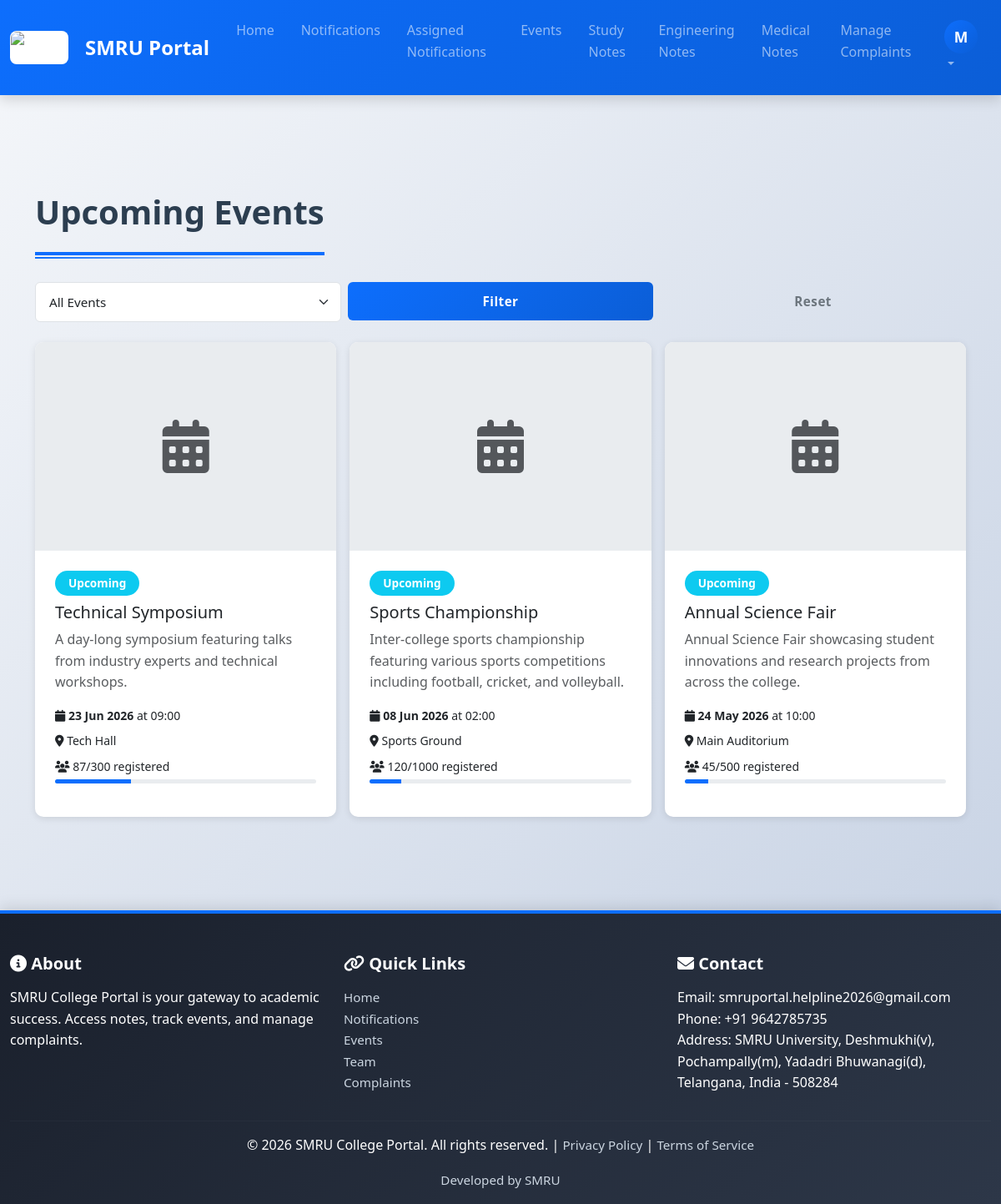
Screenshot of /events/ (signed in) with the database file from the repository.
### smru/models.py (models this page shows, shortened)
class Event(models.Model):
    STATUS_CHOICES = (
        ('upcoming', 'Upcoming'),
        ('ongoing', 'Ongoing'),
        ('completed', 'Completed'),
        ('cancelled', 'Cancelled'),
    )
    name = models.CharField(max_length=200)
    description = models.TextField()
    date = models.DateField()
    time = models.TimeField(blank=True, null=True)
    location = models.CharField(max_length=200)
    image = models.ImageField(upload_to='events/', blank=True, null=True)
    registration_link = models.URLField(blank=True, null=True)
    status = models.CharField(max_length=20, choices=STATUS_CHOICES, default='upcoming')
    capacity = models.IntegerField(blank=True, null=True)  # max participants
    registered_count = models.IntegerField(default=0)
    created_at = models.DateTimeField(auto_now_add=True)
    updated_at = models.DateTimeField(auto_now=True)
    class Meta:
        ordering = ['date']
        verbose_name_plural = 'Events'
        indexes = [
            models.Index(fields=['date']),
            models.Index(fields=['status']),
        ]

### smru/views.py (the view)
# urls.py: path('events/', views.events_view, name='events'),
def events_view(request):
    try:
        events = Event.objects.all().order_by('-date')
        status = request.GET.get('status')
        if status:
            events = events.filter(status=status)
        paginator = Paginator(events, 10)
        page_number = request.GET.get('page', 1)
        page_obj = paginator.get_page(page_number)
        return render(request, 'smru/events.html', {
            'events': page_obj,
            'paginator': paginator,
            'page_obj': page_obj,
            'current_status': status,
        })
    except Exception as e:
        logger.error(f"Error in events view: {str(e)}")
        return render(request, 'smru/events.html', {'error': 'Could not load events'})

### smru/templates/smru/events.html (shortened to what this page needs)
{% extends 'smru/base.html' %}
{% block content %}
<div class="container py-5">
    <h2 class="section-title">Upcoming Events</h2>
    <div class="row mb-4">
        <div class="col-12">
            <form method="get" class="row g-2">
                <div class="col-md-4">
                    <select name="status" class="form-select">
                        <option value="">All Events</option>
                    </select>
                </div>
                <div class="col-md-4">
                    <button type="submit" class="btn btn-primary w-100">Filter</button>
                </div>
                <div class="col-md-4">
                    <a href="{% url 'smru:events' %}" class="btn btn-outline-secondary w-100">Reset</a>
                </div>
            </form>
        </div>
    </div>
    {% if events %}
    <div class="row g-3">
        {% for event in events %}
        <div class="col-md-6 col-lg-4">
            <div class="card h-100">
                {% if event.image %}
                <img src="{{ event.image.url }}" class="card-img-top" alt="{{ event.name }}" style="height: 250px; object-fit: cover;">
                {% else %}
                <div style="height: 250px; background-color: #e9ecef; display: flex; align-items: center; justify-content: center;">
                    <i class="fas fa-calendar-alt fa-4x text-muted"></i>
                </div>
                {% endif %}
                <div class="card-body">
                    <div class="mb-2">
                        {% if event.status == 'upcoming' %}
                        <span class="badge bg-info">{{ event.get_status_display }}</span>
                        {% elif event.status == 'ongoing' %}
                        <span class="badge bg-primary">{{ event.get_status_display }}</span>
                        {% elif event.status == 'completed' %}
                        <span class="badge bg-success">{{ event.get_status_display }}</span>
                        {% elif event.status == 'cancelled' %}
                        <span class="badge bg-danger">{{ event.get_status_display }}</span>
                        {% else %}
                        <span class="badge bg-secondary">{{ event.get_status_display }}</span>
                        {% endif %}
                    </div>
                    <h5 class="card-title">{{ event.name }}</h5>
                    <p class="card-text text-muted">{{ event.description|truncatewords:15 }}</p>
                    <div class="event-details mb-3">
                        <small class="d-block mb-2">
                            <i class="fas fa-calendar"></i>
                            <strong>{{ event.date|date:"d M Y" }}</strong>
                            {% if event.time %}
                            at {{ event.time|time:"H:i" }}
                            {% endif %}
                        </small>
                        <small class="d-block mb-2">
                            <i class="fas fa-map-marker-alt"></i> {{ event.location }}
                        </small>
                        {% if event.capacity %}
                        <small class="d-block">
                            <i class="fas fa-users"></i>
                            {{ event.registered_count }}/{{ event.capacity }} registered
                            <div class="progress mt-1" style="height: 5px;">
                                <div class="progress-bar" style="width: {% widthratio event.registered_count event.capacity 100 %}%"></div>
                            </div>
                        </small>
                        {% endif %}
                    </div>
                </div>
            </div>
        </div>
        {% endfor %}
    </div>
    {% else %}
    <div class="alert alert-info text-center py-5">
        <i class="fas fa-calendar-times fa-3x mb-3"></i>
        <p class="lead">No events found for the selected filter.</p>
        <a href="{% url 'smru:events' %}" class="btn btn-primary mt-3">View All Events</a>
    </div>
    {% endif %}
</div>
{% endblock %}

### smru/templates/smru/base.html (shortened to what this page needs)
<!DOCTYPE html>
<html lang="en">
<head>
    <link href="https://cdn.jsdelivr.net/npm/bootstrap@5.3.2/dist/css/bootstrap.min.css" rel="stylesheet">
    <link href="https://cdnjs.cloudflare.com/ajax/libs/font-awesome/6.4.0/css/all.min.css" rel="stylesheet">
</head>
<body>
    {% if user.is_authenticated %}
    <nav class="navbar navbar-expand-lg navbar-dark sticky-top">
        <div class="container-fluid">
            <a class="navbar-brand" href="{% url 'smru:home' %}">
                <img src="https://yt3.googleusercontent.com/NbCLFD5gyhswvy4qGsI-2WhPBwQ_rpSIZ-ZDDVr1Pa_lQVucwiDgIeukAWmpbD9Y41G09L_oBw=s900-c-k-c0x00ffffff-no-rj" alt="SMRU Logo" class="brand-logo me-2">
                SMRU Portal
            </a>
            <div class="collapse navbar-collapse" id="navbarNav">
                <ul class="navbar-nav ms-auto">
                    <li class="nav-item"><a class="nav-link" href="{% url 'smru:home' %}">Home</a></li>
                    <li class="nav-item"><a class="nav-link" href="{% url 'smru:notifications' %}">Notifications</a></li>
                    {% if user.user_role and user.user_role.role in 'hod,chairman,principal,director,faculty,security,admin' %}
                    <li class="nav-item"><a class="nav-link" href="{% url 'smru:staff_notifications' %}">Assigned Notifications</a></li>
                    {% endif %}
                    <li class="nav-item"><a class="nav-link" href="{% url 'smru:events' %}">Events</a></li>
                    <li class="nav-item"><a class="nav-link" href="{% url 'smru:notes' %}">Study Notes</a></li>
                    <li class="nav-item"><a class="nav-link" href="{% url 'smru:engineering' %}">Engineering Notes</a></li>
                    <li class="nav-item"><a class="nav-link" href="{% url 'smru:medical' %}">Medical Notes</a></li>
                    {% if user.user_role and user.user_role.role in 'hod,chairman,principal,director,faculty,security,admin' %}
                    <li class="nav-item"><a class="nav-link" href="{% url 'smru:manage_complaints' %}">Manage Complaints</a></li>
                    {% else %}
                    <li class="nav-item"><a class="nav-link" href="{% url 'smru:complaints' %}">Complaints</a></li>
                    {% endif %}
                    <li class="nav-item dropdown">
                        <a class="nav-link dropdown-toggle" href="#" id="userDropdown" role="button" data-bs-toggle="dropdown">
                            {% if user.student_profile.profile_picture %}
                            <img src="{{ user.student_profile.profile_picture.url }}" alt="Profile" class="user-avatar">
                            {% else %}
                            <div class="user-avatar">{{ user.first_name|first|upper }}</div>
                            {% endif %}
                        </a>
                    </li>
                </ul>
            </div>
        </div>
    </nav>
    {% endif %}
    <main class="container-fluid">
        {% block content %}{% endblock %}
    </main>
    <footer>
        <div class="container-fluid">
            <div class="row">
                <div class="col-md-4">
                    <h5><i class="fas fa-info-circle"></i> About</h5>
                    <p>SMRU College Portal is your gateway to academic success. Access notes, track events, and manage complaints.</p>
                </div>
                <div class="col-md-4">
                    <h5><i class="fas fa-link"></i> Quick Links</h5>
                    <ul class="list-unstyled">
                        <li><a href="{% url 'smru:home' %}">Home</a></li>
                        <li><a href="{% url 'smru:notifications' %}">Notifications</a></li>
                        <li><a href="{% url 'smru:events' %}">Events</a></li>
                        <li><a href="{% url 'smru:team' %}">Team</a></li>
                        <li><a href="{% url 'smru:complaints' %}">Complaints</a></li>
                    </ul>
                </div>
                <div class="col-md-4">
                    <h5><i class="fas fa-envelope"></i> Contact</h5>
                    <p>
                        Email: smruportal.helpline2026@gmail.com<br>
                        Phone: +91 9642785735<br>
                        Address: SMRU University, Deshmukhi(v), Pochampally(m), Yadadri Bhuwanagi(d), Telangana, India - 508284
                    </p>
                </div>
            </div>
            <hr style="border-color: rgba(255,255,255,0.1);">
            <div class="text-center">
                <p>&copy; 2026 SMRU College Portal. All rights reserved. |
                <a href="{% url 'smru:privacy_policy' %}">Privacy Policy</a> |
                <a href="{% url 'smru:terms_of_service' %}">Terms of Service</a></p>
                <a href="{% url 'smru:team' %}">Developed by SMRU</a>
            </div>
        </div>
    </footer>
</body>
</html>

### smru/templates/smru/base.html (style rules this page uses)
:root { --primary-color: #0d6efd; --primary-dark: #0b5ed7; --secondary-color: #6c757d; --success-color: #198754; --danger-color: #dc3545; --warning-color: #ffc107; --info-color: #0dcaf0; --light-bg: #f8f9fa; --white: #ffffff; --text-dark: #2c3e50; --text-light: #6c757d; --shadow-sm: 0 2px 8px rgba(0,0,0,0.1); --shadow-md: 0 5px 15px rgba(0,0,0,0.15); --shadow-lg: 0 10px 30px rgba(0,0,0,0.2); --border-radius: 10px; --transition: all 0.3s cubic-bezier(0.4, 0, 0.2, 1); }
* { margin: 0; padding: 0; box-sizing: border-box; }
html { scroll-behavior: smooth; }
body { font-family: 'Segoe UI', 'Roboto', 'Helvetica Neue', sans-serif; background: linear-gradient(135deg, #f5f7fa 0%, #c3cfe2 100%); min-height: 100vh; display: flex; flex-direction: column; color: var(--text-dark); line-height: 1.6; }
main { flex: 1; margin-top: 20px; }
.navbar { background: linear-gradient(135deg, #0d6efd 0%, #0b5ed7 100%); box-shadow: var(--shadow-md); padding: 1rem 0; position: sticky; top: 0; z-index: 1000; backdrop-filter: blur(10px); }
.navbar-brand { font-weight: 700; font-size: 1.5rem; color: white !important; display: flex; align-items: center; gap: 0.75rem; }
.brand-logo { max-height: 70px; max-width: 70px; width: auto; height: auto; object-fit: contain; border-radius: 0.5rem; border: 1px solid rgba(255,255,255,0.45); background: #fff; }
.nav-link { transition: all 0.3s ease; margin: 0 0.5rem; }
.card { border: none; border-radius: var(--border-radius); box-shadow: var(--shadow-sm); transition: var(--transition); height: 100%; overflow: hidden; background: var(--white); }
.card-body { padding: 1.5rem; }
img { max-width: 100%; height: auto; }
.btn { border-radius: 6px; padding: 0.75rem 2rem; font-weight: 600; transition: var(--transition); border: none; font-size: 0.95rem; letter-spacing: 0.5px; }
.btn-primary { background: linear-gradient(135deg, var(--primary-color) 0%, var(--primary-dark) 100%); border-color: var(--primary-dark); color: white; }
.form-control, .form-select { border-radius: 6px; border: 1.5px solid #dee2e6; transition: var(--transition); padding: 0.75rem 1rem; font-size: 0.95rem; }
.section-title { font-size: 2.5rem; font-weight: 800; color: var(--text-dark); margin: 3rem 0 2rem 0; padding-bottom: 1.5rem; border-bottom: 4px solid var(--primary-color); position: relative; display: inline-block; }
.section-title::after { content: ''; position: absolute; bottom: -8px; left: 0; width: 100%; height: 2px; background: linear-gradient(90deg, var(--primary-color) 0%, transparent 100%); }
footer { background: linear-gradient(135deg, #1a202c 0%, #2d3748 100%); color: white; padding: 3rem 0 1rem 0; margin-top: 4rem; border-top: 4px solid var(--primary-color); box-shadow: 0 -5px 15px rgba(0,0,0,0.1); }
footer h5 { font-weight: 700; margin-bottom: 1rem; color: white; }
footer a { color: #cbd5e0; text-decoration: none; transition: var(--transition); font-size: 0.95rem; }
.user-avatar { width: 40px; height: 40px; border-radius: 50%; object-fit: cover; transition: var(--transition); }
.user-avatar:not(img) { background: linear-gradient(135deg, var(--primary-color) 0%, var(--primary-dark) 100%); display: flex; align-items: center; justify-content: center; color: white; font-weight: 700; font-size: 1.1rem; }
.badge { padding: 0.5rem 1rem; border-radius: 20px; font-size: 0.85rem; font-weight: 600; transition: var(--transition); }

### rows the page displays
Event: status "Upcoming", name "Technical Symposium", description "A day-long symposium featuring talks from industry experts and technical workshops.", date "23 Jun 2026", time "09:00", location "Tech Hall", registered_count "87", capacity "300"
Event: status "Upcoming", name "Sports Championship", description "Inter-college sports championship featuring various sports competitions including football, cricket, and volleyball.", date "08 Jun 2026", time "02:00", location "Sports Ground", registered_count "120", capacity "1000"
Event: status "Upcoming", name "Annual Science Fair", description "Annual Science Fair showcasing student innovations and research projects from across the college.", date "24 May 2026", time "10:00", location "Main Auditorium", registered_count "45", capacity "500"

### other values shown
{{ user.first_name|first|upper }} "M"
